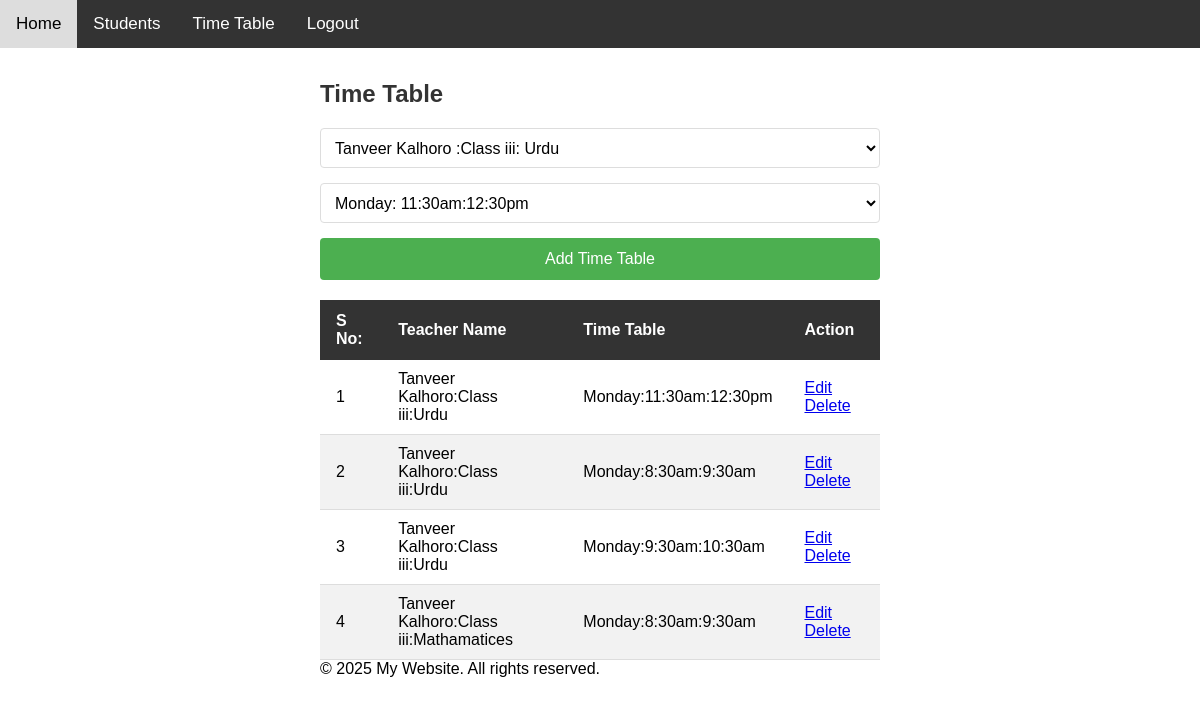
Page /time_table.php?menu_id=17&mode=edit&id=14 (signed in) on the committed database.
### tables this page shows
CREATE TABLE `menus` (
  `id` int(11) NOT NULL AUTO_INCREMENT,
  `menus_name` varchar(256) DEFAULT NULL,
  `menus_links` varchar(256) DEFAULT NULL,
  `sort_order` int(10) DEFAULT 1,
  `is_display` smallint(1) DEFAULT 1,
  `enable` int(11) DEFAULT 1,
  PRIMARY KEY (`id`)
);

CREATE TABLE `time_table` (
  `id` int(11) NOT NULL AUTO_INCREMENT,
  `class_subject_id` int(11) DEFAULT NULL,
  `day_id` int(11) DEFAULT NULL,
  `enable` int(11) DEFAULT 1,
  PRIMARY KEY (`id`)
);

CREATE TABLE `teacher_subjects` (
  `id` int(11) NOT NULL AUTO_INCREMENT,
  `teacher_id` int(11) DEFAULT NULL,
  `class_subject_id` int(11) DEFAULT NULL,
  `enable` int(11) DEFAULT 1,
  PRIMARY KEY (`id`)
);

CREATE TABLE `teachers_info` (
  `teacher_id` int(11) NOT NULL AUTO_INCREMENT,
  `full_name` varchar(256) DEFAULT NULL,
  `user_name` varchar(256) DEFAULT NULL,
  `pasword` varchar(256) DEFAULT NULL,
  `role_id` varchar(11) DEFAULT NULL,
  `profile_pic` varchar(256) DEFAULT NULL,
  `email` varchar(256) DEFAULT NULL,
  `user_type` varchar(256) DEFAULT 'user',
  `enable` int(11) DEFAULT 1,
  PRIMARY KEY (`teacher_id`)
);

CREATE TABLE `day_time` (
  `day_id` int(11) NOT NULL AUTO_INCREMENT,
  `day` varchar(100) DEFAULT NULL,
  `time_start` varchar(100) DEFAULT NULL,
  `time_end` varchar(100) DEFAULT NULL,
  `enable` int(11) DEFAULT 1,
  PRIMARY KEY (`day_id`)
);

CREATE TABLE `classes` (
  `class_id` int(11) NOT NULL AUTO_INCREMENT,
  `class_name` varchar(100) DEFAULT NULL,
  `enable` int(11) DEFAULT 1,
  PRIMARY KEY (`class_id`)
);

CREATE TABLE `subjects` (
  `subject_id` int(11) NOT NULL AUTO_INCREMENT,
  `subject_name` varchar(100) DEFAULT NULL,
  `enable` int(11) DEFAULT 1,
  PRIMARY KEY (`subject_id`)
);

### time_table.php (the view, shortened to what this page needs)
<?php
include('header.php');
extract($_REQUEST);
if(isset($mode) && $mode=="edit" && isset($id)){
    $sql2     = "SELECT * FROM time_table WHERE id='$id' ";
    $result2  =mysqli_query($conn,$sql2);
    $count2   =mysqli_num_rows($result2);
    if($count2 > 0) {
        $data=mysqli_fetch_assoc($result2);
           $class_subject_id    = $data['class_subject_id'];
           $day_id    = $data['day_id'];
    }
}
extract($_POST);
$sql3    = "SELECT * FROM day_time ";
$result3  =mysqli_query($conn,$sql3);
$sql4    = "SELECT a.*,c.class_name,d. subject_name ,e.full_name
            FROM `teacher_subjects` a
            INNER JOIN `class_subjects` b ON a.class_subject_id =b.id
            INNER JOIN classes c ON b.class_id =c.class_id
            INNER JOIN subjects d ON b.subject_id =d.subject_id
            INNER JOIN teachers_info e ON e.teacher_id =a.teacher_id";
$result4  =mysqli_query($conn,$sql4);
?>
<!DOCTYPE html>
<html lang="en">
    <head>
    </head>
    <body>
        <?php include("sidebar.php"); ?>
        <div class="content">
            <div>
                <h2 class="form-title">Time Table</h2>
                <form method="post">
                    <div class="form-group">
                        <select id="class_subject_id" name="class_subject_id" value="<?php if(isset($class_subject_id)) { echo $class_subject_id;}?>">
                            <?php
                              $count4   =mysqli_num_rows($result4);
                            if($count4 > 0) {
                                while($data1=mysqli_fetch_assoc($result4)){?>
                            <option value="<?php echo $data1['id']; ?>" <?php if (isset($class_subject_id) && $class_subject_id == $data1['id']) { ?> selected="selected" <?php } ?>> <?php echo $data1['full_name']; ?> :<?php echo $data1['class_name']; ?>: <?php echo $data1['subject_name']; ?> </option>
                            <?php
                                }
                            }?>
                        </select>
                    </div>
                    <div class="form-group">
                        <select id="day_id" name="day_id" value="<?php if(isset($day_id)) { echo $day_id;}?>">
                            <?php
                            $count3   =mysqli_num_rows($result3);
                            if($count3 > 0) {
                                while($data=mysqli_fetch_assoc($result3)){?>
                                    <option value="<?php echo $data['day_id']; ?>" <?php if (isset($day_id) && $day_id == $data['day_id']) { ?> selected="selected" <?php } ?>> <?php echo $data['day']; ?>: <?php echo $data['time_start']; ?>:<?php echo $data['time_end']; ?> </option>
                            <?php
                                }
                            }?>
                        </select>
                    </div>
                    <div class="form-group">
                    <input type="submit" value="Add Time Table">
                    </div>
                </form>
            </div>
            <div>
                <table>
                     <thead>
                        <tr>
                            <th>S No:</th>
                            <th>Teacher Name </th>
                            <th>Time Table </th>
                            <th>Action</th>
                        </tr>
                    </thead>
                    <tbody>
                        <?php
                         $sql = "SELECT a.* ,c.subject_name, d.class_name, f.full_name ,g.day,g.time_start,g.time_end
                        FROM `time_table` a
                        INNER JOIN teacher_subjects e ON e.id = a.class_subject_id
                        INNER JOIN teachers_info f ON f.teacher_id =  e.teacher_id
                        INNER JOIN class_subjects b ON b.id =  e.class_subject_id
                        INNER JOIN subjects c ON c.subject_id =  b.subject_id
                        INNER JOIN classes d ON b.class_id    = d.class_id
                        INNER JOIN day_time g ON a.day_id = g.day_id";
                        $result = mysqli_query($conn,$sql);
                        $count = mysqli_num_rows($result);
                        $i = 1;
                        if($count > 0){
                            while($data = mysqli_fetch_assoc($result)){
                            $id= $data['id'];?>
                            <tr>
                                <td><?php echo $i; ?></td>
                                <td><?php echo ($data['full_name']); ?>:<?php echo ($data['class_name']); ?>:<?php echo ($data['subject_name']); ?></td>
                                <td><?php echo ($data['day']); ?>:<?php echo ($data['time_start']); ?>:<?php echo ($data['time_end']); ?></td>
                                <td>
                                    <a href="time_table.php?menu_id=<?php echo $menu_id;?>&mode=edit&id=<?php echo $id?>">Edit</a>  &nbsp;&nbsp;
                                    <a href="time_table.php?menu_id=<?php echo $menu_id;?>&mode=delete&id=<?php echo $id?>">Delete</a>
                                </td>
                            </tr>
                        <?php
                            $i++;
                            }
                        }?>
                    </tbody>
                </table>
            </div>
        <?php
        include("footer.php"); ?>
        </div>
    </body>
 </html>

### sidebar.php
<?php
if(isset($_SESSION['user_id'])){
  $sql    ="SELECT DISTINCT  a.* FROM `menus` a WHERE a.enable = 1 AND a.is_display = 1 ORDER BY a.sort_order ";
  $result =mysqli_query($conn,$sql);
  $count  =mysqli_num_rows($result);?>
  <div class="horizontal-sidebar">
      <a href="index.php">Home</a>
      <?php
      if($count > 0){
          while($data =mysqli_fetch_assoc($result)) {
            $site_bar_menu_id = $data['id'];
            $sql    ="SELECT a.*
                      FROM users a
                      INNER JOIN `role_per` b ON a.`role_id` = b.role_id
                      WHERE a.id = '".$_SESSION['user_id']."'
                      AND b.`menus_id` = '".$site_bar_menu_id."' ";
            $result2 =mysqli_query($conn,$sql);
            $count2  =mysqli_num_rows($result2);
            if($count2 > 0 ||  $_SESSION['user_type'] =="SuperAdmin"){ ?>
              <a href="<?php echo $data['menus_links']; ?>?menu_id=<?php echo $data['id']; ?>"><?php echo $data['menus_name']; ?></a>
            <?php }
          }
      }?>
      <a href="logout.php">Logout</a>
  </div>
<?php }?>

### css.php (style rules this page uses)
* { margin: 0; padding: 0; box-sizing: border-box; }
body { font-family: Arial, sans-serif; }
.horizontal-sidebar { background: #333; overflow: hidden; position: fixed; top: 0; width: 100%; }
.horizontal-sidebar a { float: left; display: block; color: white; text-align: center; padding: 14px 16px; text-decoration: none; font-size: 17px; }
.content { margin-top: 60px; padding: 20px; }
table { width: 100%; border-collapse: collapse; margin-top: 20px; }
th { background-color: #333; color: white; padding: 12px 16px; text-align: left; }
td { padding: 10px 16px; border-bottom: 1px solid #ddd; }
tr:nth-child(even) { background-color: #f2f2f2; }
.content { margin-top: 60px; padding: 20px; max-width: 600px; margin-left: auto; margin-right: auto; }
.form-title { color: #333; margin-bottom: 20px; }
.form-group { margin-bottom: 15px; }
input[type="text"], input[type="email"], input[type="password"], select { width: 100%; padding: 10px; border: 1px solid #ddd; border-radius: 4px; font-size: 16px; }
select { height: 40px; background-color: white; }
input[type="submit"] { background-color: #4CAF50; color: white; padding: 12px 20px; border: none; border-radius: 4px; cursor: pointer; font-size: 16px; width: 100%; }

### rows in the picture
menus: menus_name "Students"
menus: menus_name "Time Table"
time_table: class_subject_id "Tanveer Kalhoro :Class iii: Urdu", day_id "Monday: 11:30am:12:30pm", teachers_info.full_name "Tanveer Kalhoro", classes.class_name "Class iii", subjects.subject_name "Urdu", day.day "Monday", day.time_start "11:30am", day.time_end "12:30pm"
time_table: teachers_info.full_name "Tanveer Kalhoro", classes.class_name "Class iii", subjects.subject_name "Urdu", day.day "Monday", day.time_start "8:30am", day.time_end "9:30am"
time_table: teachers_info.full_name "Tanveer Kalhoro", classes.class_name "Class iii", subjects.subject_name "Urdu", day.day "Monday", day.time_start "9:30am", day.time_end "10:30am"
time_table: teachers_info.full_name "Tanveer Kalhoro", classes.class_name "Class iii", subjects.subject_name "Mathamatices", day.day "Monday", day.time_start "8:30am", day.time_end "9:30am"
